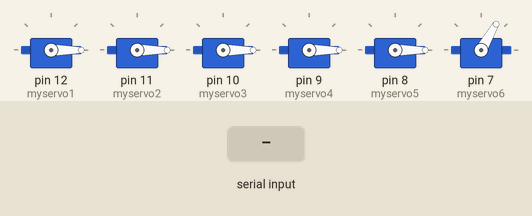
A sketch run on a simulated Arduino Uno, built with avr-gcc and run on an emulated ATmega328P. Parts: 6 × servo. The test bench sets the inputs (shaded band).

Above: at 1.2 s.
1.3 s: "D" received over Serial
At 2.5 s:
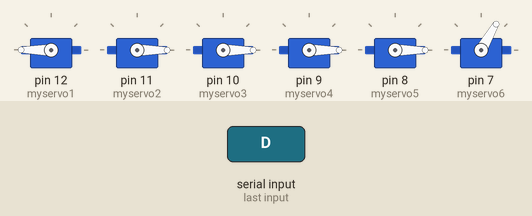
2.8 s: byte 65 ('A') received over Serial
At 3.8 s:
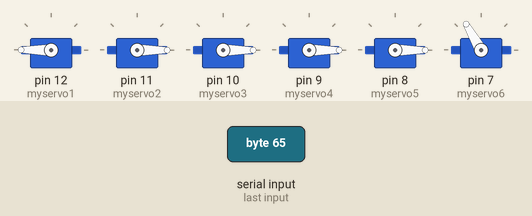
4.3 s: byte 98 ('b') received over Serial
At 4.9 s:
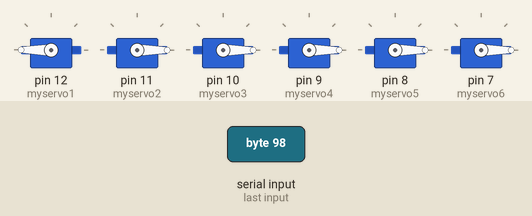
5.8 s: "d" received over Serial
At 6.1 s:
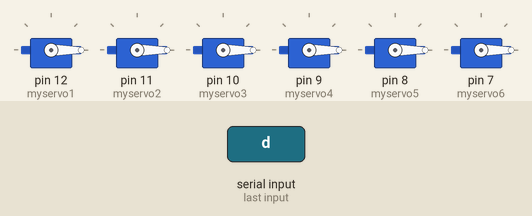
7.3 s: "E" received over Serial
At 8.4 s:
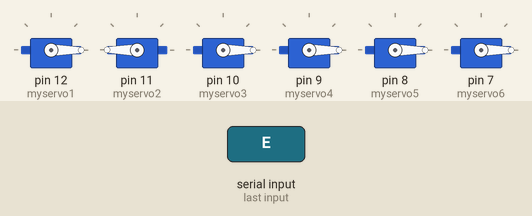
8.8 s: byte 97 ('a') received over Serial
At 9.6 s:
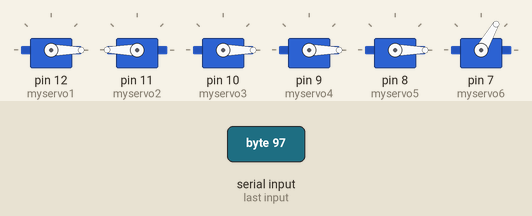
Timing chart, 0 to 11.3 s (numbered marks = the images above; inputs shaded):
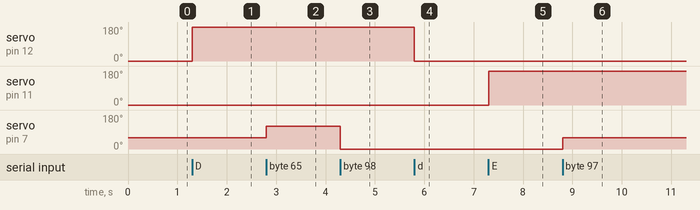

Measured:
- after the input at 1.3 s, servo on pin 12 (myservo1): 0° → 180° at once
- after the input at 2.8 s, servo on pin 7 (myservo6): 60° → 120° at once
- after the input at 4.3 s, servo on pin 7 (myservo6): 120° → 0° at once
- after the input at 5.8 s, servo on pin 12 (myservo1): 180° → 0° at once
- after the input at 7.3 s, servo on pin 11 (myservo2): 0° → 180° at once
- after the input at 8.8 s, servo on pin 7 (myservo6): 0° → 60° at once

The sketch:

Code.ino
```cpp
#include <Servo.h>

Servo myservo1;
Servo myservo2;
Servo myservo3;
Servo myservo4;
Servo myservo5;
Servo myservo6;

void setup() {
  Serial.begin(9600);
  myservo1.attach(12);
  myservo2.attach(11);
  myservo3.attach(10);
  myservo4.attach(9);
  myservo5.attach(8);
  myservo6.attach(7);
  myservo1.write(0);
  myservo2.write(0);
  myservo3.write(0);
  myservo4.write(0);
  myservo5.write(0);
  myservo6.write(60);
  }

void loop()
{
  if(Serial.available())
  {
    char data=Serial.read();
    switch (data)
    {
      case 'd':
              myservo1.write(0);
      break;
      case 'D':
              myservo1.write(180);
      break;
      case 'e':
              myservo2.write(0);
      break;
      case 'E':
              myservo2.write(180);
      break;
      case 'f':
              myservo3.write(0);
      break;
      case 'F':
              myservo3.write(180);
      break;
      case 'g':
              myservo4.write(0);
      break;
      case 'G':
              myservo4.write(180);
      break;
      case 'h':
              myservo5.write(0);
      break;
      case 'H':
              myservo5.write(180);
      break;
      case 'a':
              myservo6.write(60);
      break;
      case 'A':
              myservo6.write(120);
      break;
      case 'b':
              myservo6.write(0);
      break;
    }
  }
////  myservo1.write(0);
////  myservo2.write(0);
////  myservo3.write(0);
////  myservo4.write(0);
////  myservo5.write(0);
//  myservo6.write(0);
//  delay(2000);
////  myservo1.write(180);
////  myservo2.write(180);
////  myservo3.write(180);
////  myservo4.write(180);
////  myservo5.write(180);
////  myservo6.write(180);
////  delay(2000);
}
```
